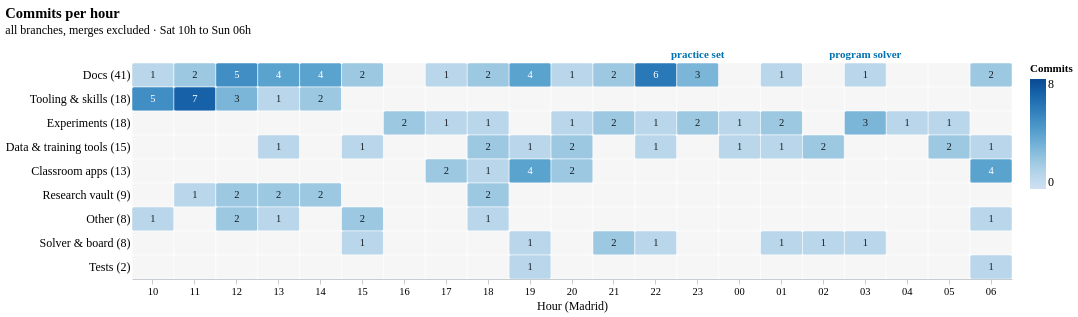

Write the Vega-Lite specification saved for this chart.
### Vega-Lite specification from a JSON file in a GitHub repository (floating-point values rounded to 4 significant figures; data arrays with more than 128 entries replaced by an {"elided": "..."} marker saying what was removed)
{"config": {"font": "Atkinson Hyperlegible", "background": null, "view": {"stroke": null}, "axis": {"labelFontSize": 12, "titleFontSize": 12, "titleFontWeight": "normal", "gridColor": "#e3e6ea", "domainColor": "#c7ccd2", "tickColor": "#c7ccd2"}, "title": {"fontSize": 14.5, "fontWeight": 700, "subtitleFontSize": 12, "subtitlePadding": 4, "offset": 12, "font": "Atkinson Hyperlegible", "subtitleFont": "Atkinson Hyperlegible"}, "legend": {"labelFontSize": 12}}, "layer": [{"data": {"name": "data-35e2c07c449b22b98478e54656b06bd7"}, "mark": {"type": "rect", "cornerRadius": 2, "stroke": "white", "strokeWidth": 0.5}, "encoding": {"color": {"condition": {"test": "datum.commits == 0", "value": "rgba(140,140,140,0.08)"}, "field": "commits", "legend": {"gradientLength": 110, "orient": "right", "title": "Commits"}, "scale": {"domain": [0, 8], "scheme": "blues"}, "type": "quantitative"}, "tooltip": [{"field": "area", "title": "Area", "type": "nominal"}, {"field": "h", "title": "Hour", "type": "nominal"}, {"field": "commits", "title": "Commits", "type": "quantitative"}], "x": {"axis": {"labelAngle": 0, "labelExpr": "split(datum.value, ' ')[1]", "labelFontSize": 10.5}, "field": "h", "sort": ["Sat 10", "Sat 11", "Sat 12", "Sat 13", "Sat 14", "Sat 15", "Sat 16", "Sat 17", "Sat 18", "Sat 19", "Sat 20", "Sat 21", "Sat 22", "Sat 23", "Sun 00", "Sun 01", "Sun 02", "Sun 03", "Sun 04", "Sun 05", "Sun 06"], "title": "Hour (Madrid)", "type": "ordinal"}, "y": {"axis": {"domain": false, "labelLimit": 220, "ticks": false}, "field": "area_l", "sort": ["Docs (41)", "Tooling & skills (18)", "Experiments (18)", "Data & training tools (15)", "Classroom apps (13)", "Research vault (9)", "Other (8)", "Solver & board (8)", "Tests (2)"], "title": null, "type": "nominal"}}}, {"data": {"name": "data-88d06bea734712b58971b8944c57bf08"}, "mark": {"type": "text", "fontSize": 10.5}, "encoding": {"color": {"condition": {"test": "datum.commits >= 4", "value": "white"}, "value": "#1b1f24"}, "text": {"field": "commits", "format": ".0f", "type": "quantitative"}, "x": {"axis": {"labelAngle": 0, "labelExpr": "split(datum.value, ' ')[1]", "labelFontSize": 10.5}, "field": "h", "sort": ["Sat 10", "Sat 11", "Sat 12", "Sat 13", "Sat 14", "Sat 15", "Sat 16", "Sat 17", "Sat 18", "Sat 19", "Sat 20", "Sat 21", "Sat 22", "Sat 23", "Sun 00", "Sun 01", "Sun 02", "Sun 03", "Sun 04", "Sun 05", "Sun 06"], "title": "Hour (Madrid)", "type": "ordinal"}, "y": {"axis": {"domain": false, "labelLimit": 220, "ticks": false}, "field": "area_l", "sort": ["Docs (41)", "Tooling & skills (18)", "Experiments (18)", "Data & training tools (15)", "Classroom apps (13)", "Research vault (9)", "Other (8)", "Solver & board (8)", "Tests (2)"], "title": null, "type": "nominal"}}}, {"data": {"name": "data-1adacb7f9c7eda0907d0b6a289ab3836"}, "mark": {"type": "text", "color": "#0072b2", "dy": -8, "fontSize": 11, "fontWeight": "bold"}, "encoding": {"text": {"field": "t", "type": "nominal"}, "x": {"axis": {"labelAngle": 0, "labelExpr": "split(datum.value, ' ')[1]", "labelFontSize": 10.5}, "field": "h", "sort": ["Sat 10", "Sat 11", "Sat 12", "Sat 13", "Sat 14", "Sat 15", "Sat 16", "Sat 17", "Sat 18", "Sat 19", "Sat 20", "Sat 21", "Sat 22", "Sat 23", "Sun 00", "Sun 01", "Sun 02", "Sun 03", "Sun 04", "Sun 05", "Sun 06"], "title": "Hour (Madrid)", "type": "ordinal"}, "y": {"value": 0}}}], "height": {"step": 24}, "title": {"text": "Commits per hour", "anchor": "start", "subtitle": "all branches, merges excluded · Sat 10h to Sun 06h"}, "width": 880, "$schema": "https://vega.github.io/schema/vega-lite/v5.20.1.json", "datasets": {"data-35e2c07c449b22b98478e54656b06bd7": {"elided": "189 records"}, "data-88d06bea734712b58971b8944c57bf08": [{"area": "Docs", "hour": "2026-11-14T10:00:00", "commits": 1.0, "h": "Sat 10", "area_l": "Docs (41)"}, {"area": "Docs", "hour": "2026-11-14T11:00:00", "commits": 2.0, "h": "Sat 11", "area_l": "Docs (41)"}, {"area": "Docs", "hour": "2026-11-14T12:00:00", "commits": 5.0, "h": "Sat 12", "area_l": "Docs (41)"}, {"area": "Docs", "hour": "2026-11-14T13:00:00", "commits": 4.0, "h": "Sat 13", "area_l": "Docs (41)"}, {"area": "Docs", "hour": "2026-11-14T14:00:00", "commits": 4.0, "h": "Sat 14", "area_l": "Docs (41)"}, {"area": "Docs", "hour": "2026-11-14T15:00:00", "commits": 2.0, "h": "Sat 15", "area_l": "Docs (41)"}, {"area": "Docs", "hour": "2026-11-14T17:00:00", "commits": 1.0, "h": "Sat 17", "area_l": "Docs (41)"}, {"area": "Docs", "hour": "2026-11-14T18:00:00", "commits": 2.0, "h": "Sat 18", "area_l": "Docs (41)"}, {"area": "Docs", "hour": "2026-11-14T19:00:00", "commits": 4.0, "h": "Sat 19", "area_l": "Docs (41)"}, {"area": "Docs", "hour": "2026-11-14T20:00:00", "commits": 1.0, "h": "Sat 20", "area_l": "Docs (41)"}, {"area": "Docs", "hour": "2026-11-14T21:00:00", "commits": 2.0, "h": "Sat 21", "area_l": "Docs (41)"}, {"area": "Docs", "hour": "2026-11-14T22:00:00", "commits": 6.0, "h": "Sat 22", "area_l": "Docs (41)"}, {"area": "Docs", "hour": "2026-11-14T23:00:00", "commits": 3.0, "h": "Sat 23", "area_l": "Docs (41)"}, {"area": "Docs", "hour": "2026-11-15T01:00:00", "commits": 1.0, "h": "Sun 01", "area_l": "Docs (41)"}, {"area": "Docs", "hour": "2026-11-15T03:00:00", "commits": 1.0, "h": "Sun 03", "area_l": "Docs (41)"}, {"area": "Docs", "hour": "2026-11-15T06:00:00", "commits": 2.0, "h": "Sun 06", "area_l": "Docs (41)"}, {"area": "Tooling & skills", "hour": "2026-11-14T10:00:00", "commits": 5.0, "h": "Sat 10", "area_l": "Tooling & skills (18)"}, {"area": "Tooling & skills", "hour": "2026-11-14T11:00:00", "commits": 7.0, "h": "Sat 11", "area_l": "Tooling & skills (18)"}, {"area": "Tooling & skills", "hour": "2026-11-14T12:00:00", "commits": 3.0, "h": "Sat 12", "area_l": "Tooling & skills (18)"}, {"area": "Tooling & skills", "hour": "2026-11-14T13:00:00", "commits": 1.0, "h": "Sat 13", "area_l": "Tooling & skills (18)"}, {"area": "Tooling & skills", "hour": "2026-11-14T14:00:00", "commits": 2.0, "h": "Sat 14", "area_l": "Tooling & skills (18)"}, {"area": "Experiments", "hour": "2026-11-14T16:00:00", "commits": 2.0, "h": "Sat 16", "area_l": "Experiments (18)"}, {"area": "Experiments", "hour": "2026-11-14T17:00:00", "commits": 1.0, "h": "Sat 17", "area_l": "Experiments (18)"}, {"area": "Experiments", "hour": "2026-11-14T18:00:00", "commits": 1.0, "h": "Sat 18", "area_l": "Experiments (18)"}, {"area": "Experiments", "hour": "2026-11-14T20:00:00", "commits": 1.0, "h": "Sat 20", "area_l": "Experiments (18)"}, {"area": "Experiments", "hour": "2026-11-14T21:00:00", "commits": 2.0, "h": "Sat 21", "area_l": "Experiments (18)"}, {"area": "Experiments", "hour": "2026-11-14T22:00:00", "commits": 1.0, "h": "Sat 22", "area_l": "Experiments (18)"}, {"area": "Experiments", "hour": "2026-11-14T23:00:00", "commits": 2.0, "h": "Sat 23", "area_l": "Experiments (18)"}, {"area": "Experiments", "hour": "2026-11-15T00:00:00", "commits": 1.0, "h": "Sun 00", "area_l": "Experiments (18)"}, {"area": "Experiments", "hour": "2026-11-15T01:00:00", "commits": 2.0, "h": "Sun 01", "area_l": "Experiments (18)"}, {"area": "Experiments", "hour": "2026-11-15T03:00:00", "commits": 3.0, "h": "Sun 03", "area_l": "Experiments (18)"}, {"area": "Experiments", "hour": "2026-11-15T04:00:00", "commits": 1.0, "h": "Sun 04", "area_l": "Experiments (18)"}, {"area": "Experiments", "hour": "2026-11-15T05:00:00", "commits": 1.0, "h": "Sun 05", "area_l": "Experiments (18)"}, {"area": "Data & training tools", "hour": "2026-11-14T13:00:00", "commits": 1.0, "h": "Sat 13", "area_l": "Data & training tools (15)"}, {"area": "Data & training tools", "hour": "2026-11-14T15:00:00", "commits": 1.0, "h": "Sat 15", "area_l": "Data & training tools (15)"}, {"area": "Data & training tools", "hour": "2026-11-14T18:00:00", "commits": 2.0, "h": "Sat 18", "area_l": "Data & training tools (15)"}, {"area": "Data & training tools", "hour": "2026-11-14T19:00:00", "commits": 1.0, "h": "Sat 19", "area_l": "Data & training tools (15)"}, {"area": "Data & training tools", "hour": "2026-11-14T20:00:00", "commits": 2.0, "h": "Sat 20", "area_l": "Data & training tools (15)"}, {"area": "Data & training tools", "hour": "2026-11-14T22:00:00", "commits": 1.0, "h": "Sat 22", "area_l": "Data & training tools (15)"}, {"area": "Data & training tools", "hour": "2026-11-15T00:00:00", "commits": 1.0, "h": "Sun 00", "area_l": "Data & training tools (15)"}, {"area": "Data & training tools", "hour": "2026-11-15T01:00:00", "commits": 1.0, "h": "Sun 01", "area_l": "Data & training tools (15)"}, {"area": "Data & training tools", "hour": "2026-11-15T02:00:00", "commits": 2.0, "h": "Sun 02", "area_l": "Data & training tools (15)"}, {"area": "Data & training tools", "hour": "2026-11-15T05:00:00", "commits": 2.0, "h": "Sun 05", "area_l": "Data & training tools (15)"}, {"area": "Data & training tools", "hour": "2026-11-15T06:00:00", "commits": 1.0, "h": "Sun 06", "area_l": "Data & training tools (15)"}, {"area": "Classroom apps", "hour": "2026-11-14T17:00:00", "commits": 2.0, "h": "Sat 17", "area_l": "Classroom apps (13)"}, {"area": "Classroom apps", "hour": "2026-11-14T18:00:00", "commits": 1.0, "h": "Sat 18", "area_l": "Classroom apps (13)"}, {"area": "Classroom apps", "hour": "2026-11-14T19:00:00", "commits": 4.0, "h": "Sat 19", "area_l": "Classroom apps (13)"}, {"area": "Classroom apps", "hour": "2026-11-14T20:00:00", "commits": 2.0, "h": "Sat 20", "area_l": "Classroom apps (13)"}, {"area": "Classroom apps", "hour": "2026-11-15T06:00:00", "commits": 4.0, "h": "Sun 06", "area_l": "Classroom apps (13)"}, {"area": "Research vault", "hour": "2026-11-14T11:00:00", "commits": 1.0, "h": "Sat 11", "area_l": "Research vault (9)"}, {"area": "Research vault", "hour": "2026-11-14T12:00:00", "commits": 2.0, "h": "Sat 12", "area_l": "Research vault (9)"}, {"area": "Research vault", "hour": "2026-11-14T13:00:00", "commits": 2.0, "h": "Sat 13", "area_l": "Research vault (9)"}, {"area": "Research vault", "hour": "2026-11-14T14:00:00", "commits": 2.0, "h": "Sat 14", "area_l": "Research vault (9)"}, {"area": "Research vault", "hour": "2026-11-14T18:00:00", "commits": 2.0, "h": "Sat 18", "area_l": "Research vault (9)"}, {"area": "Other", "hour": "2026-11-14T10:00:00", "commits": 1.0, "h": "Sat 10", "area_l": "Other (8)"}, {"area": "Other", "hour": "2026-11-14T12:00:00", "commits": 2.0, "h": "Sat 12", "area_l": "Other (8)"}, {"area": "Other", "hour": "2026-11-14T13:00:00", "commits": 1.0, "h": "Sat 13", "area_l": "Other (8)"}, {"area": "Other", "hour": "2026-11-14T15:00:00", "commits": 2.0, "h": "Sat 15", "area_l": "Other (8)"}, {"area": "Other", "hour": "2026-11-14T18:00:00", "commits": 1.0, "h": "Sat 18", "area_l": "Other (8)"}, {"area": "Other", "hour": "2026-11-15T06:00:00", "commits": 1.0, "h": "Sun 06", "area_l": "Other (8)"}, {"area": "Solver & board", "hour": "2026-11-14T15:00:00", "commits": 1.0, "h": "Sat 15", "area_l": "Solver & board (8)"}, {"area": "Solver & board", "hour": "2026-11-14T19:00:00", "commits": 1.0, "h": "Sat 19", "area_l": "Solver & board (8)"}, {"area": "Solver & board", "hour": "2026-11-14T21:00:00", "commits": 2.0, "h": "Sat 21", "area_l": "Solver & board (8)"}, {"area": "Solver & board", "hour": "2026-11-14T22:00:00", "commits": 1.0, "h": "Sat 22", "area_l": "Solver & board (8)"}, {"area": "Solver & board", "hour": "2026-11-15T01:00:00", "commits": 1.0, "h": "Sun 01", "area_l": "Solver & board (8)"}, {"area": "Solver & board", "hour": "2026-11-15T02:00:00", "commits": 1.0, "h": "Sun 02", "area_l": "Solver & board (8)"}, {"area": "Solver & board", "hour": "2026-11-15T03:00:00", "commits": 1.0, "h": "Sun 03", "area_l": "Solver & board (8)"}, {"area": "Tests", "hour": "2026-11-14T19:00:00", "commits": 1.0, "h": "Sat 19", "area_l": "Tests (2)"}, {"area": "Tests", "hour": "2026-11-15T06:00:00", "commits": 1.0, "h": "Sun 06", "area_l": "Tests (2)"}], "data-1adacb7f9c7eda0907d0b6a289ab3836": [{"h": "Sat 23", "t": "practice set"}, {"h": "Sun 03", "t": "program solver"}]}}
